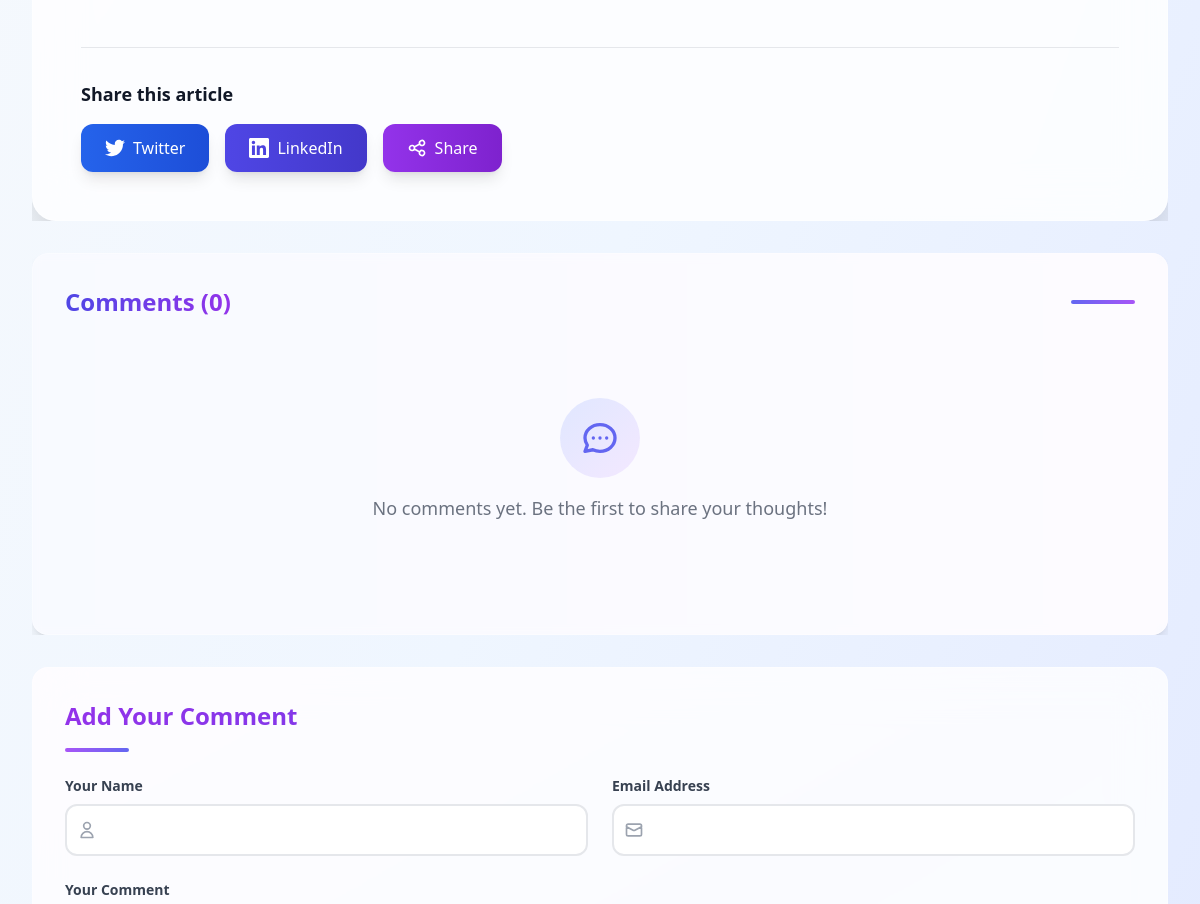
The page /blog/1/ (middle part) on the database as committed earlier.
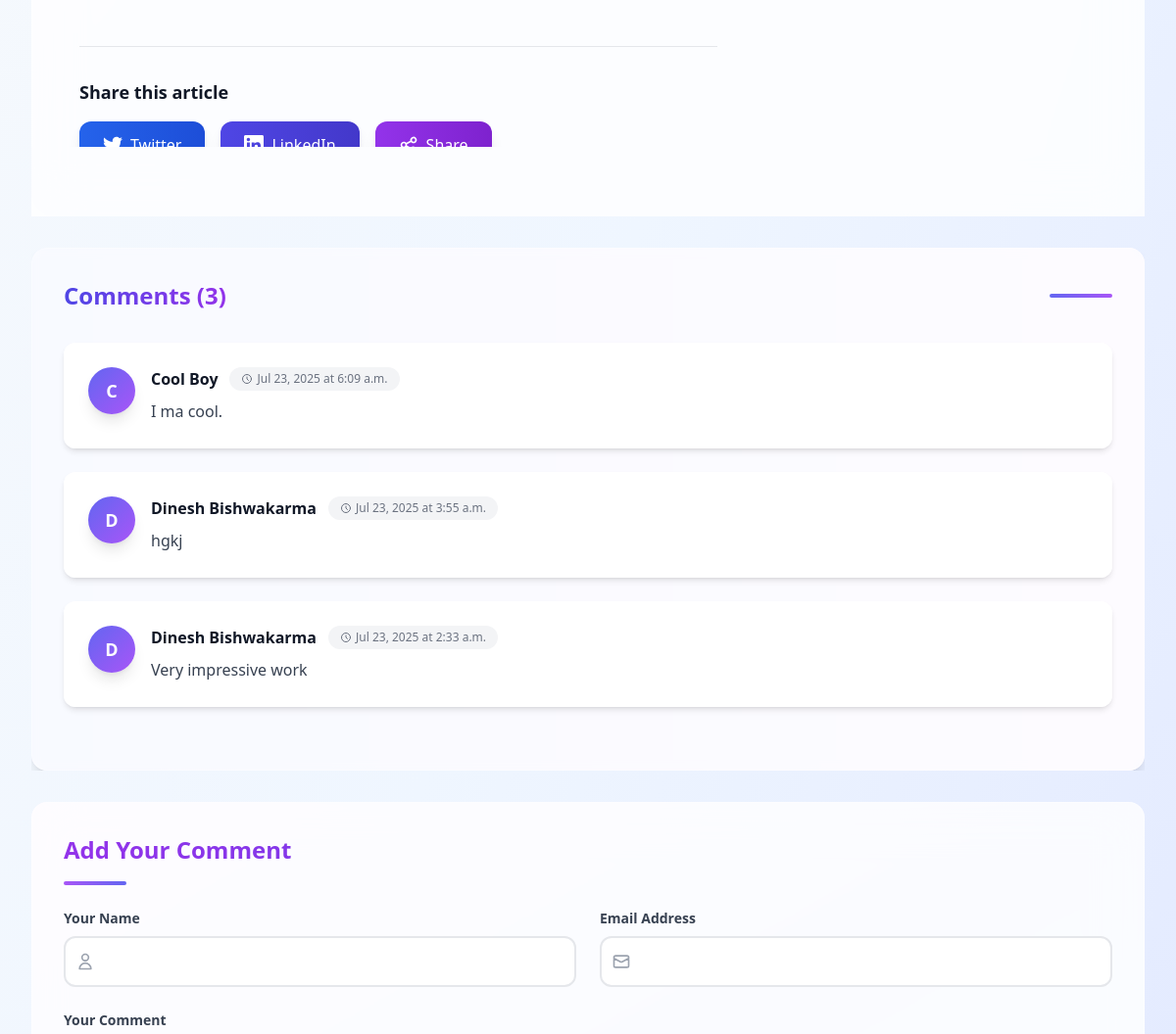
The same page on the database as committed later.
### portfolio/models.py (models this page shows, shortened)
class Comment(models.Model):
    blog = models.ForeignKey(Blog, on_delete=models.CASCADE, related_name='comments')
    name = models.CharField(max_length=100)
    email = models.EmailField()
    body = models.TextField()
    created_at = models.DateTimeField(auto_now_add=True)
    approved = models.BooleanField(default=True)
    class Meta:
        ordering = ['-created_at']

### portfolio/views.py (the view, shortened to what this page needs)
# urls.py: path('blog/<int:pk>/', views.BlogDetailView.as_view(), name='blog-detail'),
class BlogDetailView(DetailView):
    model = Blog
    template_name = "portfolio/blog_detail.html"
    context_object_name = 'blog'
    def get_context_data(self, **kwargs):
        context = super().get_context_data(**kwargs)
        context['comments'] = self.object.comments.filter(approved=True)
        context['comment_form'] = CommentForm()
        return context

### portfolio/views.py
class CommentForm(forms.ModelForm):
    class Meta:
        model = Comment
        fields = ['name', 'email', 'body']

### portfolio/templates/portfolio/blog_detail.html (shortened to what the changed rows need)
{% extends "base_generic.html" %}
{% block content %}
<div class="space-y-8">
  <section class="relative overflow-hidden">
    <div class="relative bg-white/60 backdrop-blur-sm rounded-2xl shadow-lg border border-white/30 p-8">
      <div class="flex items-center justify-between mb-8">
        <h2 class="text-2xl font-bold bg-gradient-to-r from-indigo-600 to-purple-600 bg-clip-text text-transparent">
        </h2>
      </div>
      <div class="space-y-6 mb-8">
        {% for comment in comments %}
        <div class="group relative bg-white/80 backdrop-blur-sm rounded-xl shadow-md hover:shadow-lg transition-all duration-300 border border-white/50 p-6">
          <div class="flex items-start gap-4">
            <div class="w-12 h-12 bg-gradient-to-br from-indigo-500 to-purple-500 rounded-full flex items-center justify-center shadow-lg flex-shrink-0">
              <span class="text-white font-bold text-lg">{{ comment.name|first|upper }}</span>
            </div>
            <div class="flex-1 min-w-0">
              <div class="flex items-center gap-3 mb-2">
                <h4 class="font-semibold text-gray-900">{{ comment.name }}</h4>
                <div class="flex items-center px-3 py-1 bg-gray-100 rounded-full text-xs text-gray-500">
                  <svg class="w-3 h-3 mr-1" fill="none" stroke="currentColor" viewBox="0 0 24 24">
                    <path stroke-linecap="round" stroke-linejoin="round" stroke-width="2" d="M12 8v4l3 3m6-3a9 9 0 11-18 0 9 9 0 0118 0z"></path>
                  </svg>
                  {{ comment.created_at|date:'M d, Y \a\t g:i a' }}
                </div>
              </div>
              <p class="text-gray-700 leading-relaxed">{{ comment.body }}</p>
            </div>
          </div>
        </div>
        {% empty %}
        <div class="text-center py-12">
          <div class="w-20 h-20 bg-gradient-to-br from-indigo-100 to-purple-100 rounded-full flex items-center justify-center mx-auto mb-4">
          </div>
          <p class="text-gray-500 text-lg">No comments yet. Be the first to share your thoughts!</p>
        </div>
        {% endfor %}
      </div>
    </div>
  </section>
  <section class="relative overflow-hidden">
    <div class="relative bg-white/70 backdrop-blur-xl rounded-2xl shadow-xl border border-white/30 p-8">
      <div class="mb-6">
        <h2 class="text-2xl font-bold bg-gradient-to-r from-purple-600 to-indigo-600 bg-clip-text text-transparent mb-4">
        </h2>
      </div>
    </div>
  </section>
</div>
{% endblock %}

Rows that differ between the two databases and show on the page:
added Comment: name|first "C", name "Cool Boy", created_at "Jul 23, 2025 at 6:09 a.m.", body "I ma cool."
added Comment: name|first "D", name "Dinesh Bishwakarma", created_at "Jul 23, 2025 at 3:55 a.m.", body "hgkj"
added Comment: name|first "D", name "Dinesh Bishwakarma", created_at "Jul 23, 2025 at 2:33 a.m.", body "Very impressive work"
Other text that changed with them:
text no longer shown: "No comments yet. Be the first to share your thoughts!"
